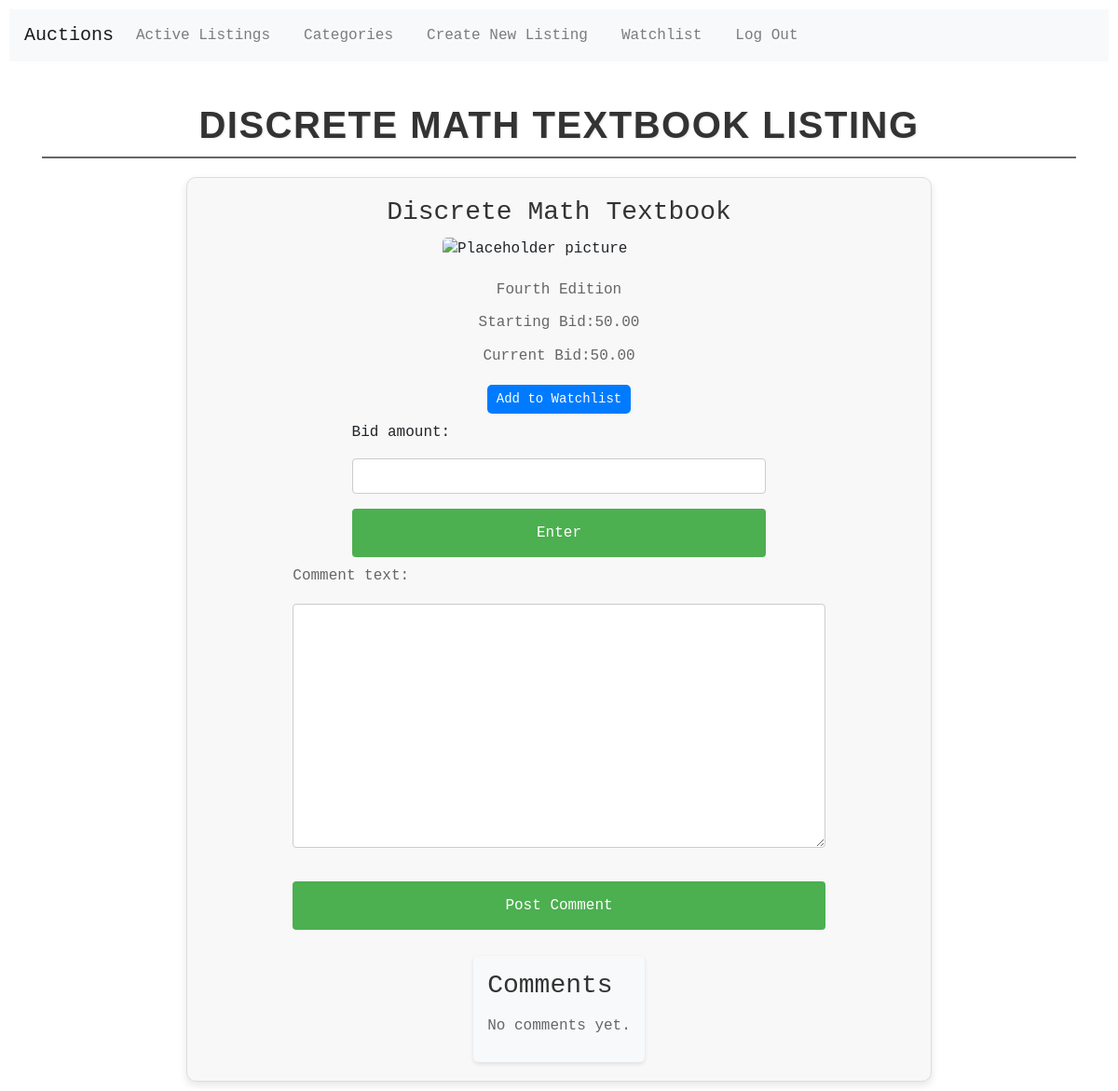
The app's page /listing_view/1 (signed in), older data.
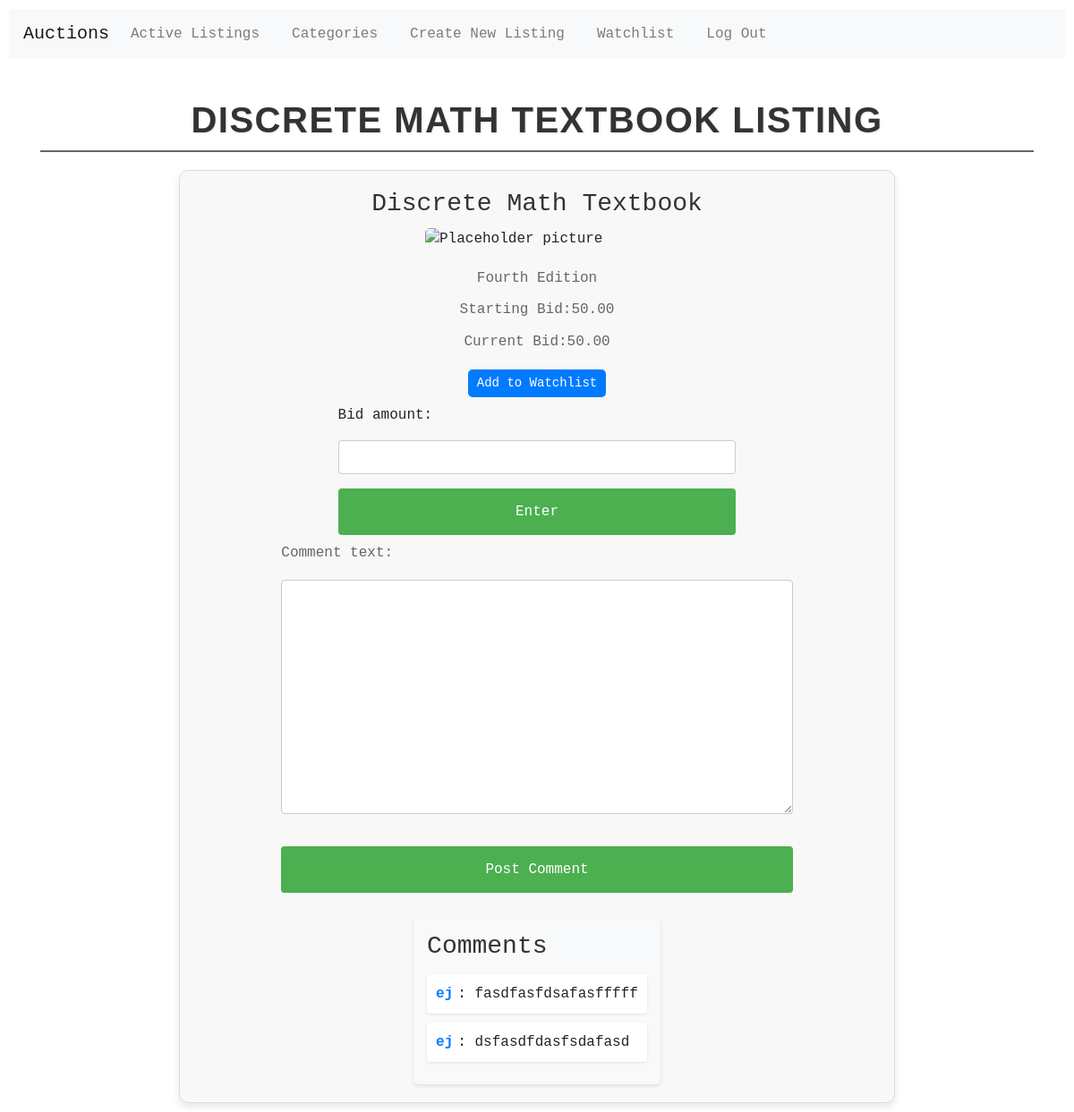
The same page, newer data.
### auctions/models.py (models this page shows, shortened)
class Comments(models.Model):
    owner = models.ForeignKey(User, on_delete=models.CASCADE, related_name="comments")
    listing = models.ForeignKey(Listing, on_delete=models.CASCADE, related_name="comments")
    comment_text = models.TextField()

class User(AbstractUser):
    watchlist = models.ManyToManyField('Listing', blank=True, related_name="watched_by")

### auctions/views.py (the view)
# urls.py: path("listing_view/<int:pk>", views.listing_view, name='listing_view'),
def listing_view(request, pk):
    listing = get_object_or_404(Listing, pk=pk)
    in_watchlist = False
    if request.user.is_authenticated:
        in_watchlist = listing in request.user.watchlist.all()
    if request.method == "POST" and 'comment_submit' in request.POST:
        comment_form = CreateCommentForm(request.POST)
        if comment_form.is_valid():
            comment_text = comment_form.cleaned_data['comment_text']
            comment = Comments(owner=request.user, listing=listing, comment_text=comment_text)
            comment.save()
            messages.success(request, "Comment added successfully.")
            return HttpResponseRedirect(reverse('listing_view', args=[pk]))
        else:
            messages.error(request, "Error in comment form.")
    else:
        comment_form = CreateCommentForm()
    comments = Comments.objects.filter(listing=listing).order_by('-id')
    return render(request, "auctions/listing_view.html", {
        "listing": listing,
        "bid_form": CreateBidForm(),
        "comment_form": comment_form,
        "in_watchlist": in_watchlist,
        "comments": comments
    })

### auctions/views.py
class CreateBidForm(forms.Form):
    bid_amount = forms.DecimalField(max_digits=10, decimal_places=2, widget=forms.NumberInput(attrs={'class': 'form-control'}))

class CreateCommentForm(forms.Form):
    comment_text = forms.CharField(widget=forms.Textarea(attrs={'class': 'form-control'}))

### auctions/templates/auctions/listing_view.html (shortened to what this page needs)
{% extends "auctions/layout.html" %}
{% block body %}
    <h2 class="page-heading">{{listing.title}} Listing</h2>
    <div class="listing-content">
        <h3>{{listing.title}}</h3>
        {% if listing.image_url %}
        <img src="{{ listing.image_url }}" alt="Image for the listing">
        {% else %}
        <img src="https://www.generationsforpeace.org/wp-content/uploads/2018/03/empty-300x240.jpg" alt="Placeholder picture">
        {% endif %}
        <p>{{listing.description}}</p>
        <p>Starting Bid:{{listing.start_bid}}</p>
        <p>Current Bid:{{listing.current_bid}}</p>
        {% if user.is_authenticated %}
            <div class="watchlist-button">
                <form action="{% url 'toggle_watchlist' listing.id %}" method="post">
                    {% if in_watchlist %}
                        <input type="submit" class="watchlist-btn" value="Remove from Watchlist">
                    {% else %}
                        <input type="submit" class="watchlist-btn" value="Add to Watchlist">
                    {% endif %}
                </form>
            </div>
            <div class="bid-form">
                <form action="{% url 'submit_bid' listing.id %}" method="post">
                    {{ bid_form }}
                    <input class="btn btn-primary" type="submit" value="Enter">
                </form>
            </div>
            {% if user.is_authenticated %}
                <div class="comment-form">
                    <form action="{% url 'listing_view' listing.id %}" method="post">
                        {{ comment_form.as_p }}
                        <input type="submit" name="comment_submit" class="btn btn-primary" value="Post Comment">
                    </form>
                </div>
            {% endif %}
            <div class="comments-section">
                <h3>Comments</h3>
                {% for comment in comments %}
                    <div class="comment">
                        <strong>{{ comment.owner.username }}</strong>: {{ comment.comment_text }}
                    </div>
                {% empty %}
                    <p>No comments yet.</p>
                {% endfor %}
            </div>
        {% endif %}
    </div>
{% endblock %}

Row changes from the older to the newer data that the page shows:
added Comments: owner.username "ej", comment_text "fasdfasfdsafasfffff"
added Comments: owner.username "ej", comment_text "dsfasdfdasfsdafasd"
Text that changed along with them:
text no longer shown: "No comments yet."
